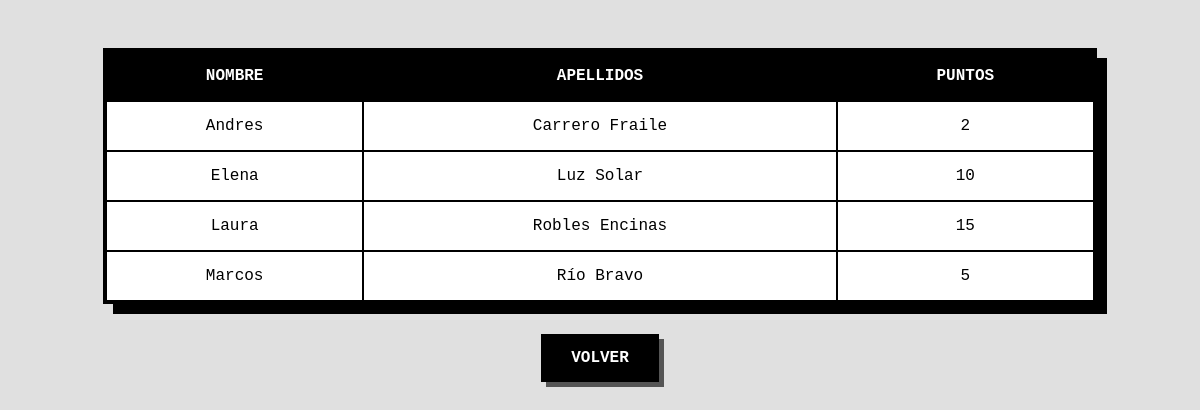
The page /calculaPuntos.php (signed in) on the database its author committed.
### tables this page shows
CREATE TABLE `solicitantes` (
  `dni` varchar(9) NOT NULL DEFAULT '',
  `apellidos` varchar(40) NOT NULL DEFAULT '',
  `nombre` varchar(20) NOT NULL DEFAULT '',
  `telefono` varchar(12) NOT NULL DEFAULT '',
  `correo` varchar(50) NOT NULL DEFAULT '',
  `codcen` varchar(8) NOT NULL DEFAULT '',
  `coordinadortic` tinyint(1) NOT NULL DEFAULT 0,
  `grupotic` tinyint(1) NOT NULL DEFAULT 0,
  `nomgrupo` varchar(25) NOT NULL DEFAULT '',
  `pbilin` tinyint(1) NOT NULL DEFAULT 0,
  `cargo` tinyint(1) NOT NULL DEFAULT 0,
  `nombrecargo` varchar(30) NOT NULL,
  `situacion` enum('activo','inactivo') NOT NULL DEFAULT 'activo',
  `fechanac` date DEFAULT NULL,
  `especialidad` varchar(50) NOT NULL DEFAULT '',
  `puntos` tinyint(3) UNSIGNED DEFAULT 0,
  `pass` varchar(10) NOT NULL
);

### calculaPuntos.php (the view, shortened to what this page needs)
<!DOCTYPE html>
<html lang="en">
<head>
</head>
<body>
    <?php
    $conexion = obtenerConexion();
    $consulta = $conexion->prepare("SELECT * FROM solicitantes");
    $consulta->execute();
    echo "<table class='dynamic-table'>";
    echo "<thead>";
    echo "<tr>";
    echo "<th>NOMBRE</th>";
    echo "<th>APELLIDOS</th>";
    echo "<th>PUNTOS</th>";
    echo "</thead>";
    echo "<tbody>";
    while ($fila = $consulta->fetch(PDO::FETCH_ASSOC)) {
        $query = $conexion->prepare("SELECT nombre,apellidos,puntos from solicitantes where dni= :dni");
        $query->execute([":dni" => $fila['dni']]);
        while ($fila = $query->fetch(PDO::FETCH_ASSOC)) {
            echo "<tr>";
            echo "<td>" . $fila['nombre'] . "</td>";
            echo "<td>" . $fila['apellidos'] . "</td>";
            echo "<td>" . $fila['puntos'] . "</td>";
            echo "</tr>";
        }
    }
    echo "</tbody></table>";
    ?>
    <a href="panelAdmin.php"><button type="button">Volver</button></a>
</body>
</html>

### calculaPuntos.php (style rules this page uses)
body { text-align: center; font-family: 'Courier New', Courier, monospace; background-color: #e0e0e0; color: #000; padding: 40px; }
.dynamic-table { margin: 0 auto; border-collapse: collapse; width: 90%; max-width: 1000px; background-color: #fff; border: 4px solid #000; box-shadow: 10px 10px 0px #000; }
.dynamic-table thead { background-color: #000; color: white; text-transform: uppercase; }
.dynamic-table th, .dynamic-table td { padding: 15px; text-align: center; border: 2px solid #000; }
button { background-color: #000; color: white; padding: 15px 30px; border: none; font-size: 16px; font-weight: bold; text-transform: uppercase; cursor: pointer; transition: transform 0.1s; margin-top: 30px; font-family: inherit; box-shadow: 5px 5px 0px #555; }

### rows shown on the page
solicitantes: nombre "Andres", apellidos "Carrero Fraile", puntos "2"
solicitantes: nombre "Elena", apellidos "Luz Solar", puntos "10"
solicitantes: nombre "Laura", apellidos "Robles Encinas", puntos "15"
solicitantes: nombre "Marcos", apellidos "Río Bravo", puntos "5"
